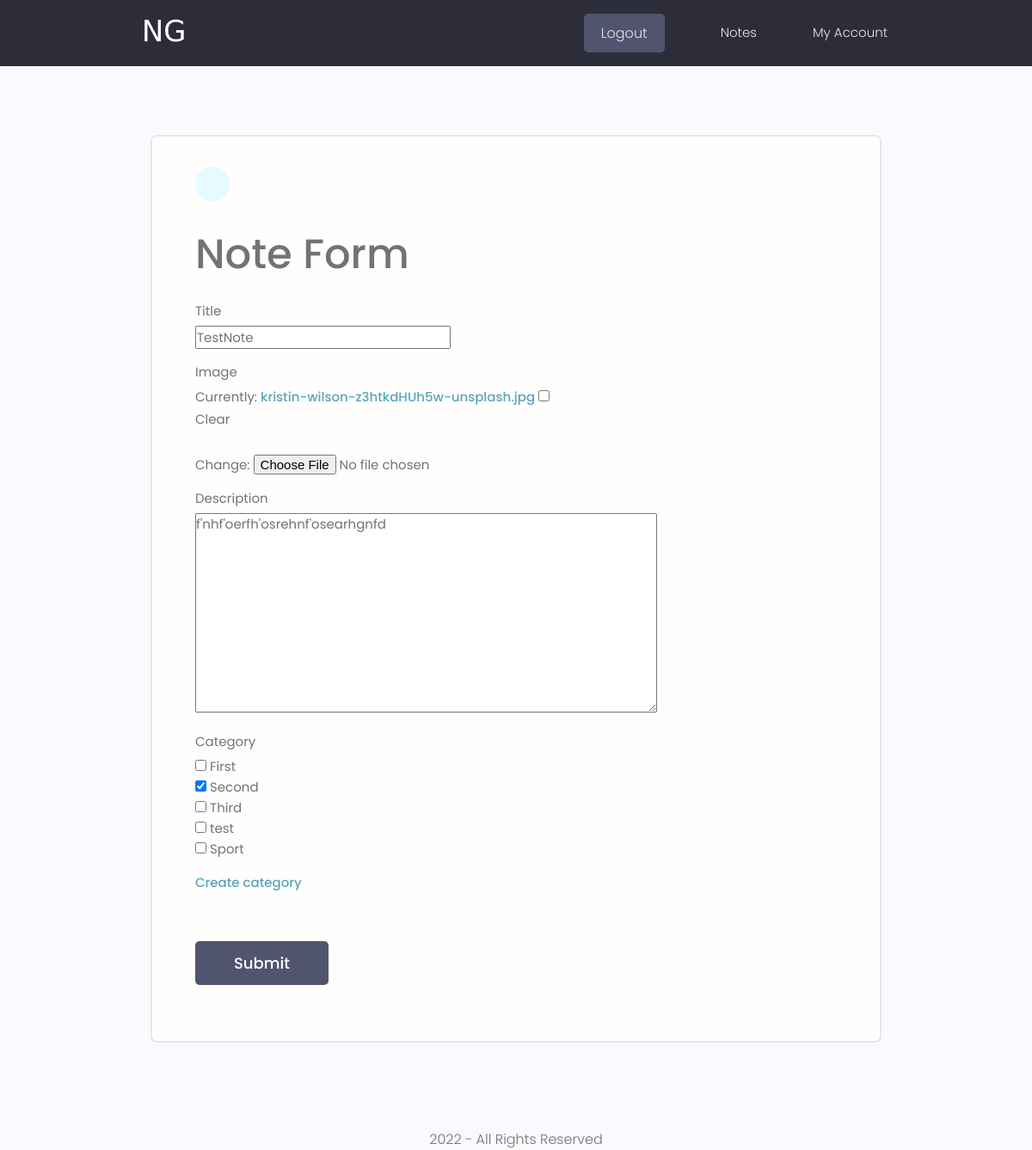
Before: /update-form/d3070ff4-d494-4e74-b4e6-ba10fc1ce03a/ (signed in) with the older database file.
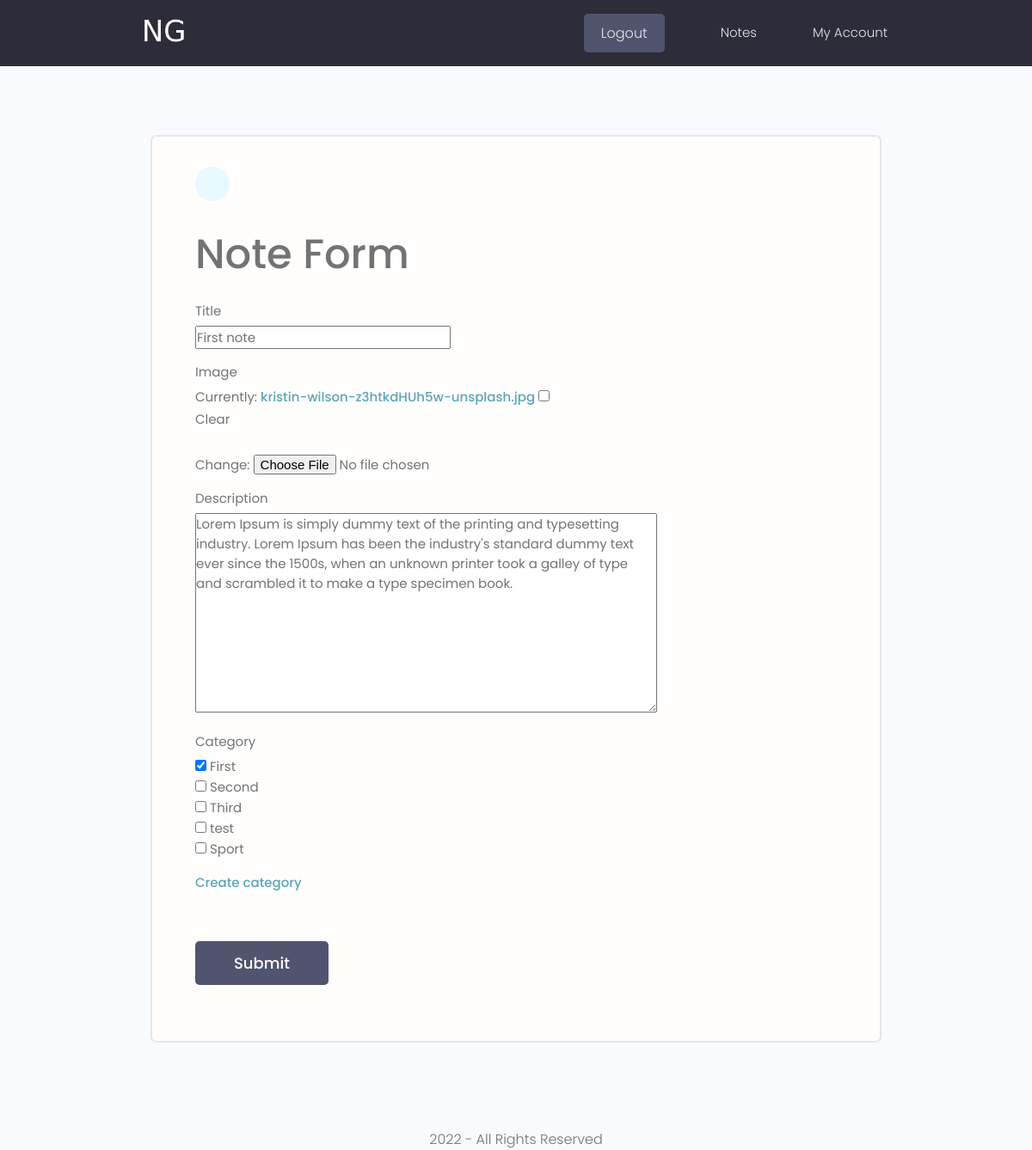
After: the same page with the newer database file.
### notes/models.py (models this page shows, shortened)
class Note(models.Model):
    owner = models.ForeignKey(User, null=True, blank=True, on_delete=models.SET_NULL)
    title = models.CharField(max_length=200)
    description = models.TextField(null=True, blank=True)
    image = models.ImageField(null=True, blank=True, default = 'default.jpg')
    created = models.DateTimeField(auto_now_add=True)
    category = models.ManyToManyField('Category', blank=True)
    id = models.UUIDField(default=uuid.uuid4, unique=True, primary_key=True, editable=False)

### notes/views.py (the view)
# urls.py: path('update-form/<str:pk>/', views.updateNote, name="update-note" ),
@login_required(login_url="login")
def updateNote(request, pk):
    note = Note.objects.get(id=pk)
    form = NoteForm(instance = note)
    if request.method == 'POST':
        form = NoteForm(request.POST, request.FILES,  instance = note)
        if form.is_valid():
            form.save()
            return redirect('notes')
    context = {'form': form}
    return render (request, 'note-form.html', context)

### notes/forms.py
class NoteForm(ModelForm):
    class Meta:
        model = Note
        fields = ['title', 'image', 'description', 'category']
        widgets = {
           'category': forms.CheckboxSelectMultiple(),
        }
    def __init__(self, *args, **kwargs):
        super(NoteForm, self).__init__(*args, **kwargs)

### notes/models.py (called while the page is built)
    def __str__(self):
        return self.name

### notes/templates/note-form.html (shortened to what this page needs)
{% extends 'main.html' %}
{% block content %}
<main class="formPage my-xl">
    <div class="content-box">
        <div class="formWrapper">
            <a class="backButton" href="#"></a>
            <br>
            <h1>Note Form</h1>
            <form class="form" method="POST" enctype="multipart/form-data">
                {% for field in form %}
                <div class="form__field">
                    <label for="formInput#text">{{field.label}} </label>
                    {{field}}
                 </div>
                {% endfor %}
                <a href="{% url 'category-form' %}" >Create category</a></li><br><br>
                <input class="btn btn--sub btn--lg  my-md" type="submit" value="Submit" />
            </form>
        </div>
    </div>
</main>
{% endblock %}

Changed rows visible on the page:
changed Note: title "TestNote" → "First note"; description "f'nhf'oerfh'osrehnf'osearhgnfd" → "Lorem Ipsum is simply dummy text of the printing and typesetting industry. Lorem Ipsum has been the industry's standard dummy text ever since the 1500s, when an unknown printer took a galley of type and scrambled it to make a type specimen book."
Other visible differences:
form field category: "☐ ☑ ☐ ☐ ☐" → "☑ ☐ ☐ ☐ ☐"
